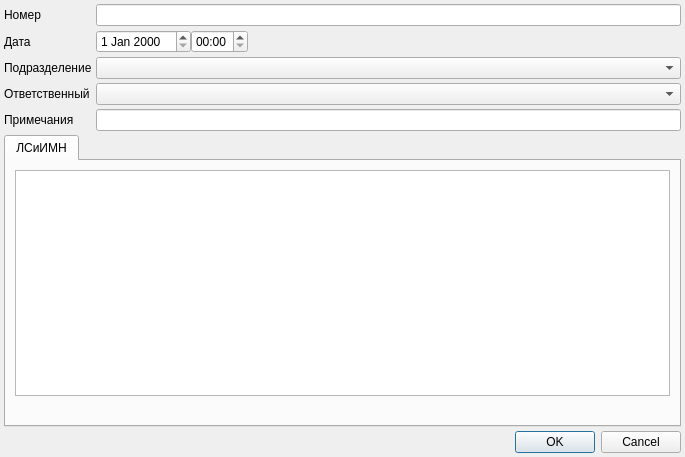
<?xml version="1.0" encoding="UTF-8"?>
<ui version="4.0">
 <class>StockResidualQuantityWriteDownDialog</class>
 <widget class="QDialog" name="StockResidualQuantityWriteDownDialog">
  <property name="geometry">
   <rect>
    <x>0</x>
    <y>0</y>
    <width>685</width>
    <height>457</height>
   </rect>
  </property>
  <property name="windowTitle">
   <string>Dialog</string>
  </property>
  <layout class="QGridLayout" name="gridLayout">
   <property name="margin">
    <number>4</number>
   </property>
   <property name="spacing">
    <number>4</number>
   </property>
   <item row="2" column="0">
    <widget class="QLabel" name="lblSupplier">
     <property name="sizePolicy">
      <sizepolicy hsizetype="Maximum" vsizetype="Preferred">
       <horstretch>0</horstretch>
       <verstretch>0</verstretch>
      </sizepolicy>
     </property>
     <property name="text">
      <string>Подразделение</string>
     </property>
     <property name="buddy">
      <cstring>cmbSupplier</cstring>
     </property>
    </widget>
   </item>
   <item row="4" column="0">
    <widget class="QLabel" name="lblNote">
     <property name="text">
      <string>Примечания</string>
     </property>
     <property name="buddy">
      <cstring>edtNote</cstring>
     </property>
    </widget>
   </item>
   <item row="0" column="1">
    <widget class="QLineEdit" name="edtNumber"/>
   </item>
   <item row="0" column="0">
    <widget class="QLabel" name="lblNumber">
     <property name="text">
      <string>Номер</string>
     </property>
    </widget>
   </item>
   <item row="2" column="1">
    <widget class="CStorageComboBox" name="cmbSupplier">
     <property name="sizePolicy">
      <sizepolicy hsizetype="Expanding" vsizetype="Fixed">
       <horstretch>0</horstretch>
       <verstretch>0</verstretch>
      </sizepolicy>
     </property>
    </widget>
   </item>
   <item row="3" column="0">
    <widget class="QLabel" name="lblSupplierPerson">
     <property name="text">
      <string>Ответственный</string>
     </property>
     <property name="buddy">
      <cstring>cmbSupplierPerson</cstring>
     </property>
    </widget>
   </item>
   <item row="6" column="0" colspan="2">
    <widget class="QDialogButtonBox" name="buttonBox">
     <property name="orientation">
      <enum>Qt::Horizontal</enum>
     </property>
     <property name="standardButtons">
      <set>QDialogButtonBox::Cancel|QDialogButtonBox::Ok</set>
     </property>
    </widget>
   </item>
   <item row="1" column="0">
    <widget class="QLabel" name="lblDate">
     <property name="sizePolicy">
      <sizepolicy hsizetype="Maximum" vsizetype="Preferred">
       <horstretch>0</horstretch>
       <verstretch>0</verstretch>
      </sizepolicy>
     </property>
     <property name="text">
      <string>Дата</string>
     </property>
     <property name="buddy">
      <cstring>edtDate</cstring>
     </property>
    </widget>
   </item>
   <item row="4" column="1">
    <widget class="QLineEdit" name="edtNote"/>
   </item>
   <item row="3" column="1">
    <widget class="CPersonComboBoxEx" name="cmbSupplierPerson">
     <property name="sizePolicy">
      <sizepolicy hsizetype="Expanding" vsizetype="Fixed">
       <horstretch>0</horstretch>
       <verstretch>0</verstretch>
      </sizepolicy>
     </property>
    </widget>
   </item>
   <item row="5" column="0" colspan="2">
    <widget class="QTabWidget" name="tabWidget">
     <property name="currentIndex">
      <number>0</number>
     </property>
     <widget class="QWidget" name="tab">
      <attribute name="title">
       <string>ЛСиИМН</string>
      </attribute>
      <layout class="QVBoxLayout" name="verticalLayout">
       <item>
        <widget class="CInDocTableView" name="tblItems">
         <property name="sizePolicy">
          <sizepolicy hsizetype="Preferred" vsizetype="Expanding">
           <horstretch>0</horstretch>
           <verstretch>0</verstretch>
          </sizepolicy>
         </property>
        </widget>
       </item>
       <item>
        <widget class="QLabel" name="lblSummaryInfo">
         <property name="text">
          <string/>
         </property>
        </widget>
       </item>
      </layout>
     </widget>
    </widget>
   </item>
   <item row="1" column="1">
    <widget class="QWidget" name="widget" native="true">
     <layout class="QHBoxLayout" name="horizontalLayout">
      <property name="spacing">
       <number>0</number>
      </property>
      <property name="margin">
       <number>0</number>
      </property>
      <item>
       <widget class="CDateEdit" name="edtDate">
        <property name="sizePolicy">
         <sizepolicy hsizetype="Maximum" vsizetype="Fixed">
          <horstretch>0</horstretch>
          <verstretch>0</verstretch>
         </sizepolicy>
        </property>
       </widget>
      </item>
      <item>
       <widget class="QTimeEdit" name="edtTime">
        <property name="sizePolicy">
         <sizepolicy hsizetype="Maximum" vsizetype="Fixed">
          <horstretch>0</horstretch>
          <verstretch>0</verstretch>
         </sizepolicy>
        </property>
        <property name="displayFormat">
         <string>HH:mm</string>
        </property>
       </widget>
      </item>
      <item>
       <spacer name="horizontalSpacer">
        <property name="orientation">
         <enum>Qt::Horizontal</enum>
        </property>
        <property name="sizeHint" stdset="0">
         <size>
          <width>40</width>
          <height>20</height>
         </size>
        </property>
       </spacer>
      </item>
     </layout>
    </widget>
   </item>
  </layout>
 </widget>
 <customwidgets>
  <customwidget>
   <class>CDateEdit</class>
   <extends>QDateEdit</extends>
   <header>library/DateEdit</header>
  </customwidget>
  <customwidget>
   <class>CInDocTableView</class>
   <extends>QTableView</extends>
   <header>library/InDocTable.h</header>
  </customwidget>
  <customwidget>
   <class>CPersonComboBoxEx</class>
   <extends>QComboBox</extends>
   <header>Orgs/PersonComboBoxEx.h</header>
  </customwidget>
  <customwidget>
   <class>CStorageComboBox</class>
   <extends>QComboBox</extends>
   <header>Orgs/OrgStructComboBoxes.h</header>
  </customwidget>
 </customwidgets>
 <tabstops>
  <tabstop>edtNumber</tabstop>
  <tabstop>edtDate</tabstop>
  <tabstop>edtTime</tabstop>
  <tabstop>cmbSupplier</tabstop>
  <tabstop>cmbSupplierPerson</tabstop>
  <tabstop>edtNote</tabstop>
  <tabstop>buttonBox</tabstop>
 </tabstops>
 <resources/>
 <connections>
  <connection>
   <sender>buttonBox</sender>
   <signal>accepted()</signal>
   <receiver>StockResidualQuantityWriteDownDialog</receiver>
   <slot>accept()</slot>
   <hints>
    <hint type="sourcelabel">
     <x>248</x>
     <y>254</y>
    </hint>
    <hint type="destinationlabel">
     <x>157</x>
     <y>274</y>
    </hint>
   </hints>
  </connection>
  <connection>
   <sender>buttonBox</sender>
   <signal>rejected()</signal>
   <receiver>StockResidualQuantityWriteDownDialog</receiver>
   <slot>reject()</slot>
   <hints>
    <hint type="sourcelabel">
     <x>316</x>
     <y>260</y>
    </hint>
    <hint type="destinationlabel">
     <x>286</x>
     <y>274</y>
    </hint>
   </hints>
  </connection>
 </connections>
</ui>
